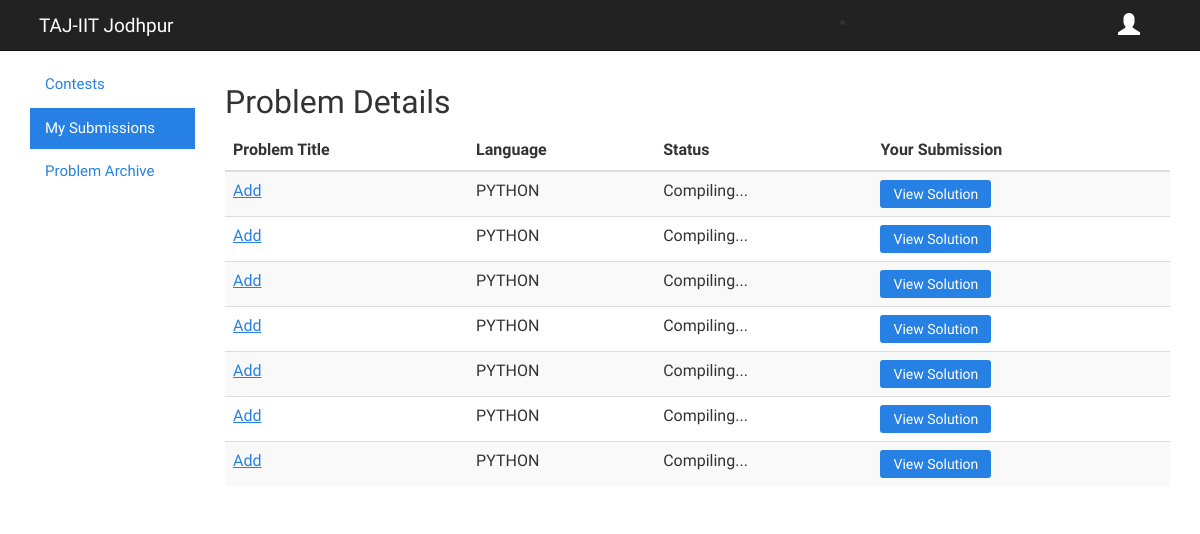
The app's page /judge/submission/ (signed in) with its own data.
### apps/judge/models.py (models this page shows, shortened)
class Solution(models.Model):
    hacker = models.ForeignKey(Hacker)
    contest = models.ForeignKey(Contest)
    problem = models.ForeignKey(Problem)
    solution = models.FileField(upload_to='solution')
    attempts = models.PositiveSmallIntegerField()
    language = models.ForeignKey(Language)
    time = models.DecimalField(max_digits=2, decimal_places=2)
    status = models.PositiveSmallIntegerField()

class Problem(models.Model):
    contest = models.ForeignKey(Contest)
    problemSetter = models.CharField(max_length=200)
    problemTitle = models.CharField(max_length=200)
    problemStatement = RichTextField(config_name='awesome_ckeditor')
    testInput = models.FileField(upload_to='testInput')
    testOutput = models.FileField(upload_to='testOutput')
    timeLimit = models.PositiveSmallIntegerField()
    languagesAllowed = models.CommaSeparatedIntegerField(max_length=200)
    inputFormat = RichTextField(config_name='awesome_ckeditor')
    outputFormat = RichTextField(config_name='awesome_ckeditor')
    constraints = RichTextField(config_name='awesome_ckeditor')
    sampleInput = RichTextField(config_name='awesome_ckeditor')
    sampleOutput = RichTextField(config_name='awesome_ckeditor')
    solvedBy = models.PositiveSmallIntegerField(default=0)
    tags = TaggableManager()

class Language(models.Model):
    language = models.CharField(max_length=30, default="C")
    extension = models.CharField(max_length=10)
    def __unicode__(self):
       return self.language

### apps/judge/views.py (the view)
@login_required
def submission(request):
    h = Hacker.objects.get(username=request.session['username'])
    solution = Solution.objects.filter(hacker_id = h.id)
    return render(request, 'users/submission.html', {'solution': solution})

### templates/users/submission.html
{% include "users/base.html" %}
<body>
    {% include "includes/navbar.html" %}
    <br><br><br>
    <div class="container-fluid">
    	<div class="row-fluid">
            <div class="col-md-2">
                <ul class="nav nav-pills nav-stacked">
                  <li><a href="/judge">Contests</a></li>
                  <li class="active"><a href="#">My Submissions</a></li>
                  <li><a href="/judge/allProblems">Problem Archive</a></li>
                </ul>
            </div>
            <div class="col-md-10">
                <h2>Problem Details</h2>
                <table class="table table-striped table-hover ">
                    <thead>
                      <tr>
                        <th>Problem Title</th>
                        <th>Language</th>
                        <th>Status</th>
                        <th>Your Submission</th>
                      </tr>
                    </thead>
                    <tbody>
                      {% for s in solution %}
                      <tr>
                        <td><a href="../{{s.contest_id}}/problem/{{s.problem_id}}">{{s.problem.problemTitle}}</a></td>
                        <td>{{s.language}}</td>
                        {% if s.status == 0 %}
                            <td>Compiling...</td>
                        {% elif s.status == 1 %}
                            <td>Compile Error</td>
                        {% elif s.status == 2 %}
                            <td>Run Fail</td>
                        {% elif s.status == 3 %}
                            <td>Time Limit Execceded</td>
                        {% elif s.status == 4 %}
                            <td>Correct Submission</td>
                        {% elif s.status == 5 %}
                            <td>Wrong Answer</td>
                        {% endif %}
                        <td><a type="submit" class="btn btn-primary nice-button" href="{{s.solution}}">View Solution</a></td>
                      </tr>
                    {% endfor %}
                    </tbody>
                 </table>
            </div>
    	</div>
    </div>

### static/css/custom.css (style rules this page uses)
.button, .nice-button { padding: 3px 13px; cursor: pointer; color: #fff; text-decoration: none; font-size: 14px; line-height: 22px; text-align: center; min-width: 60px; -webkit-border-radius: 3px; -moz-border-radius: 3px; border-radius: 3px; border: 0; outline: 0; }

### records on screen
Solution: problem.problemTitle "Add", language "PYTHON", status "Compiling..."
Solution: problem.problemTitle "Add", language "PYTHON", status "Compiling..."
Solution: problem.problemTitle "Add", language "PYTHON", status "Compiling..."
Solution: problem.problemTitle "Add", language "PYTHON", status "Compiling..."
Solution: problem.problemTitle "Add", language "PYTHON", status "Compiling..."
Solution: problem.problemTitle "Add", language "PYTHON", status "Compiling..."
Solution: problem.problemTitle "Add", language "PYTHON", status "Compiling..."
